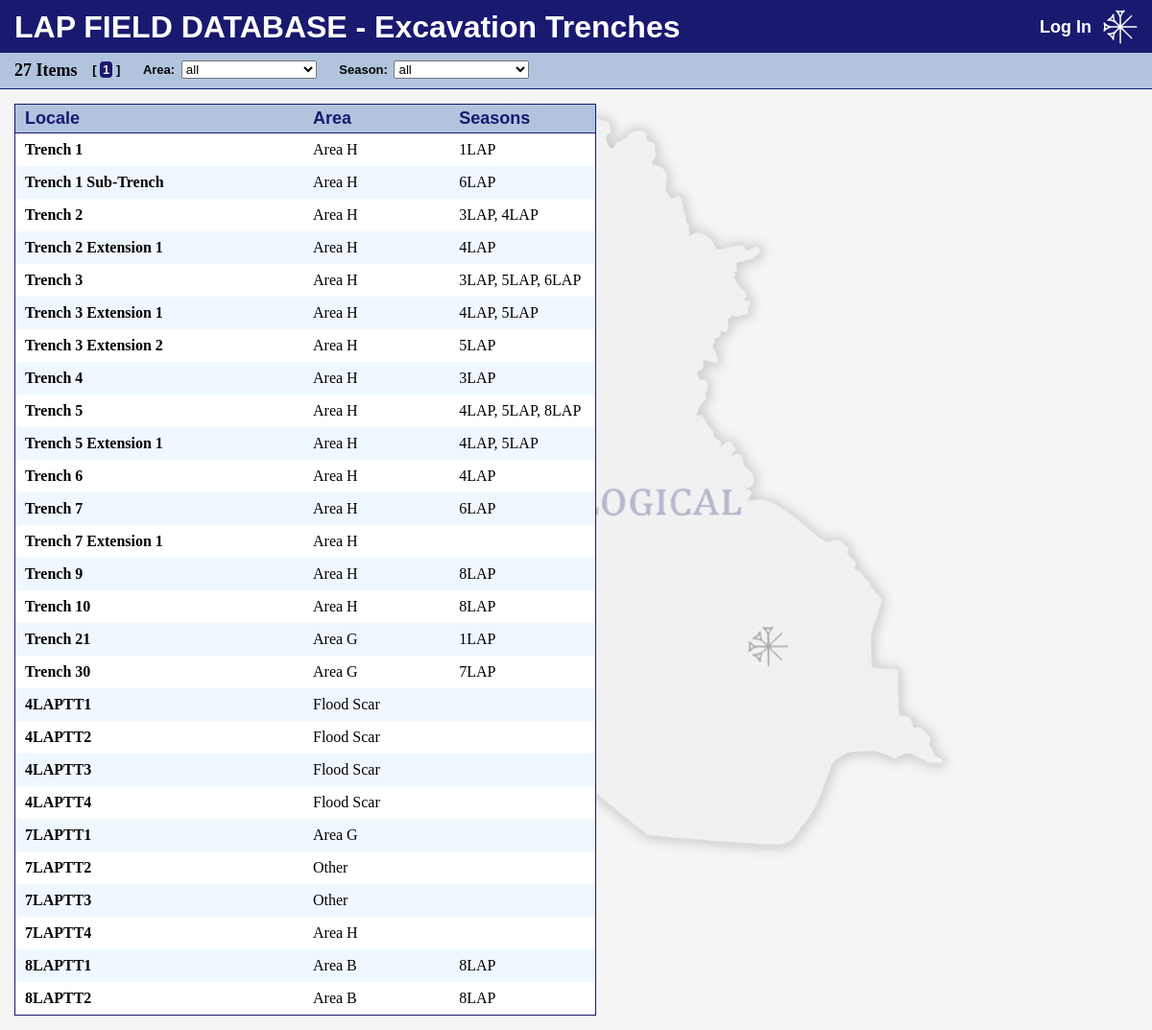
Page /locales/excavation_trenches/ on the earlier database version.
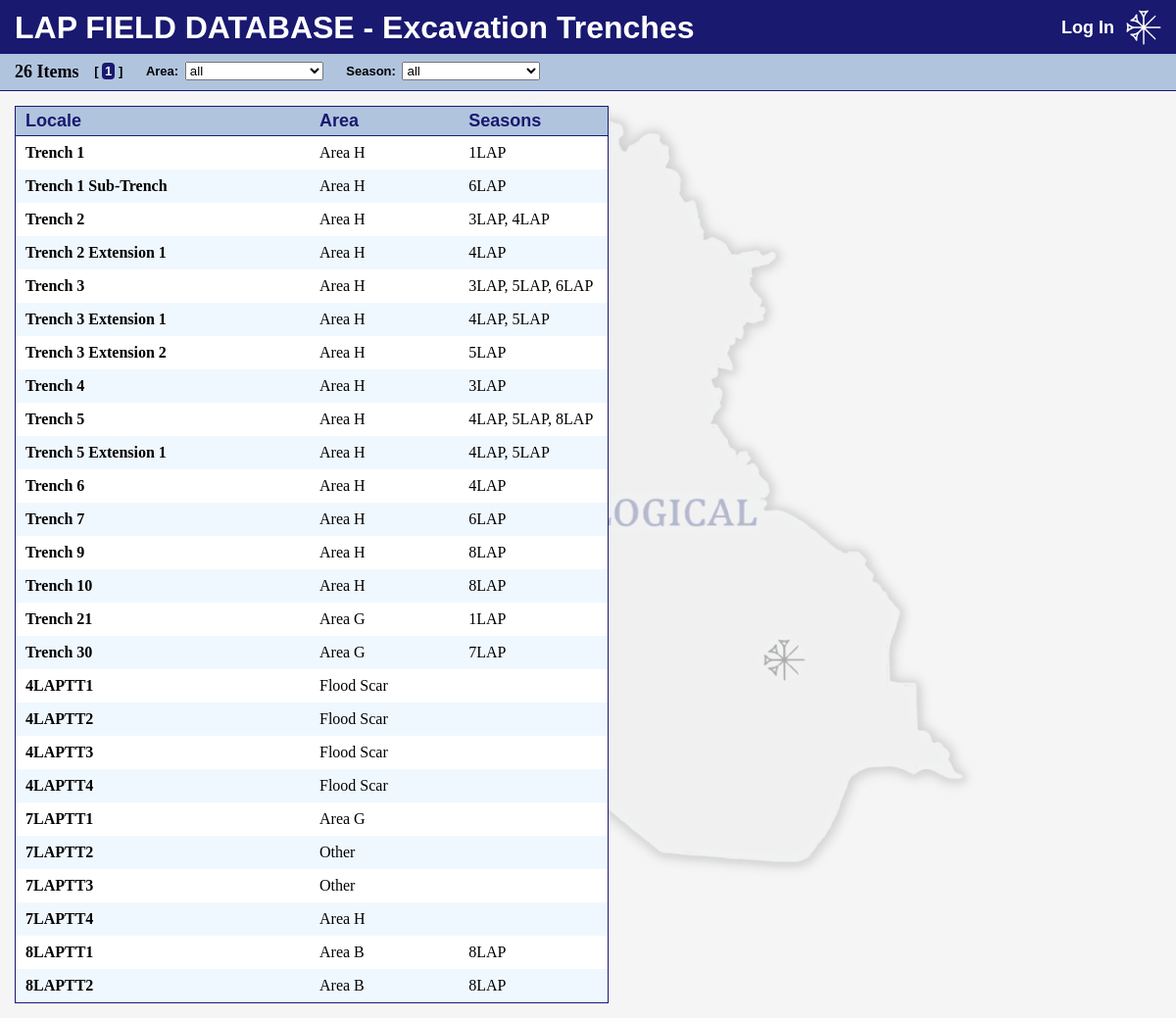
Same page on the later database version.
### contexts/models.py (models this page shows, shortened)
class Locale(models.Model):
    METHOD_CHOICES = [
        ("Excavation", "Excavation"),
        ("Scraping", "Scraping"),
        ("Survey", "Survey"),
        ("Surface Find", "Surface Find"),
    ]
    name = models.CharField(
        max_length=100,
        null=False,
    )
    area = models.ForeignKey(
        Area,
        on_delete=models.PROTECT,
        related_name="locales",
        null=False,
    )
    method = models.CharField(
        max_length=20,
        choices=METHOD_CHOICES,
        null=False,
    )
    notes = models.TextField(
        null=True,
        blank=True,
    )
    class Meta:
        db_table = "lap_locales"
        constraints = [
            models.UniqueConstraint(
                Lower("name"),
                name="unique_locale_name",
                violation_error_message="This name already exists.",
            ),
        ]
        ordering = [
            "name",
        ]

### lapinfo/models.py (models this page shows, shortened)
class Area(models.Model):
    name = models.CharField(
        max_length=30,
        null=False,
    )
    shortname = models.CharField(
        max_length=5,
        null=True,
        blank=True,
    )
    class Meta:
        db_table = "lap_areas"
        verbose_name_plural = "Areas"
        ordering = ["name"]
        constraints = [
            models.UniqueConstraint(
                Lower("name"),
                name="unique_area_name",
                violation_error_message="This name already exists.",
            ),
            models.UniqueConstraint(
                Lower("shortname"),
                name="unique_area_shortname",
                violation_error_message="This shortname already exists.",
            ),
        ]
    def __str__(self):
        return self.name

### contexts/views/lists.py (the view)
# urls.py: path("locales/<str:contexttype>/", lists.locales_list),
def locales_list(request, contexttype):
    if contexttype == "excavation_trenches":
        title = "Excavation Trenches"
        method = "Excavation"
    elif contexttype == "scraping_trenches":
        title = "Scraping Trenches"
        method = "Scraping"
    elif contexttype == "survey_units":
        title = "Survey Units"
        method = "Survey"
    elif contexttype == "surface_findspots":
        title = "Surface Findspots"
        method = "Surface Find"
    unfiltered_items = (
        Locale.objects.filter(method=method)
        .extra(
            select={
                "sortorder": 'CASE WHEN "method" = "Survey" THEN "b-" || "name" WHEN "method" = "Surface Find" THEN "c-" || "name" WHEN substr("name", "LAPTT") THEN "a-" || "name" ELSE cast(substr("name", instr("name", " ") + 1, 3) as int) END'
            }
        )
        .order_by("sortorder")  # type: ignore
        .prefetch_related(
            Prefetch(
                "sus",
                queryset=SU.objects.prefetch_related(
                    Prefetch(
                        "seasons",
                        queryset=Season.objects.all(),
                        to_attr="seasons_list",
                    )
                ),
                to_attr="sus_list",
            )
        )
    )
    params, paramstring = _build_params(request, ["area", "season"])
    for each_item in unfiltered_items:
        seasons = []
        seasons_list = set()
        for each_su in each_item.sus_list:  # type: ignore
            if each_su.seasons.values():
                seasons.append(each_su.seasons.values()[0]["id"])
                seasons_list.add(each_su.seasons.values()[0]["name"])
        seasons_list = list(seasons_list)
        seasons_list.sort()
        each_item.seasons = seasons  # type: ignore
        each_item.seasons_list = seasons_list  # type: ignore
    filtered_items = unfiltered_items
    if area := params["area"]:
        filtered_items = [item for item in filtered_items if item.area_id == int(area)]  # type: ignore
    if season := params["season"]:
        refiltered_items = []
        for each_item in filtered_items:
            if int(season) in each_item.seasons:  # type: ignore
                refiltered_items.append(each_item)
        filtered_items = refiltered_items
    p = Paginator(filtered_items, ITEMSPERPAGE)
    if pagenum := request.GET.get("p"):
        pagenum = int(pagenum) if int(pagenum) <= p.num_pages else p.num_pages
    else:
        pagenum = 1
    context = {
        "view": "list",
        "title": title,
        "newitemlink": "/locale/new/",
        "count": p.count,
        "pages": p.get_elided_page_range(pagenum, on_each_side=2, on_ends=1),  # type: ignore
        "all_items": p.page(pagenum),
        "params": paramstring,
        "form": LocaleFilters(initial=params),
    }
    return render(
        request,
        "contexts/locales_list.html",
        context,
    )

### contexts/forms.py
class LocaleFilters(forms.Form):
    area = forms.ModelChoiceField(
        label="Area",
        empty_label="all",
        queryset=Area.objects.all(),
        widget=forms.Select(attrs={"onchange": "submitCleanURL(this.form)"}),
    )
    season = forms.ModelChoiceField(
        label="Season",
        empty_label="all",
        queryset=Season.objects.all(),
        widget=forms.Select(attrs={"onchange": "submitCleanURL(this.form)"}),
    )

### contexts/views/lists.py (called while the page is built)
def _build_params(request, params):
    paramdict = {}
    for each_param in params:
        paramdict[each_param] = request.GET.get(each_param)
    paramlist = []
    for key, val in paramdict.items():
        if val:
            paramlist.append(f"{key}={val}")
    paramstring = ""
    if paramlist:
        paramstring = f"&{'&'.join(paramlist)}"
    return paramdict, paramstring

### lapinfo/models.py (called while the page is built)
    def __str__(self):
        return self.name

### contexts/templates/contexts/locales_list.html (shortened to what this page needs)
{% extends "base.html" %}
{% block filters %}
{{ form.as_p }}
{% endblock %}
{% block content %}
<dl>
    <dt style="grid-template-columns: minmax(300px, min-content) 1fr 1fr;">
        <div>Locale</div>
        <div>Area</div>
        <div>Seasons</div>
    </dt>
    {% for item in all_items %}
    <dd style="grid-template-columns: minmax(300px, min-content) 1fr 1fr;" onclick="localStorage.setItem('listview', window.location.href)">
        <div><a href="/locale/{{ item.id }}/">{{ item.name }}</a></div>
        <div><a href="/locale/{{ item.id }}/">{{ item.area }}</a></div>
        <div><a href="/locale/{{ item.id }}/">{{ item.seasons_list|join:", " }}</a></div>
    </dd>
    {% endfor %}
</dl>
{% endblock %}

Differences in the rows shown:
removed Locale: name "Trench 7 Extension 1", area "Area H"
Other differences:
{{ count }}: "27" → "26"
